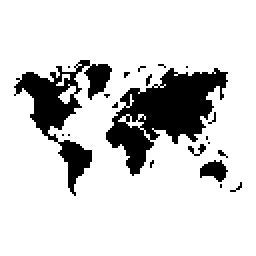
#> input picture QuadMDP/worldmap.png, 128 x 128 px, found by its file name (shown 2 times larger)
$ python smaller_env.py
#> lines starting #> are read from the running program, lines starting #| are printed output that depends on the picture; after the words box and inside, x2 and y2 are one past the last pixel; in counts of white or black regions, pixels touching at a corner belong together
### Demo/QuadTree.py
import numpy as np

class Point:
    """A point located at (x,y) in 2D space.

    Each Point object may be associated with a payload object.

    """

    def __init__(self, x, y, payload=None):
        self.x, self.y = x, y
        self.payload = payload

    def __repr__(self):
        return '{}: {}'.format(str((self.x, self.y)), repr(self.payload))
    def __str__(self):
        return 'P({:.2f}, {:.2f})'.format(self.x, self.y)

    # [6 lines left out: function distance_to, not called in this run]

    def draw(self, ax, **kwargs):
        ax.scatter(self.x, self.y,**kwargs)

class Rect:
    """A rectangle centred at (cx, cy) with width w and height h."""

    def __init__(self, cx, cy, w, h):
        self.cx, self.cy = cx, cy
        self.w, self.h = w, h
        self.west_edge, self.east_edge = cx - w/2, cx + w/2
        self.north_edge, self.south_edge = cy - h/2, cy + h/2

    def __repr__(self):
        return str((self.west_edge, self.east_edge, self.north_edge,
                self.south_edge))

    def __str__(self):
        return '({:.2f}, {:.2f}, {:.2f}, {:.2f})'.format(self.west_edge,
                    self.north_edge, self.east_edge, self.south_edge)

    def contains(self, point):
        """Is point (a Point object or (x,y) tuple) inside this Rect?"""

        try:
            point_x, point_y = point.x, point.y
        except AttributeError:
            point_x, point_y = point

        return (point_x >= self.west_edge and
                point_x <  self.east_edge and
                point_y >= self.north_edge and
                point_y < self.south_edge)

    # [20 lines left out: functions intersects, draw, drawFilled, not called in this run]

class QuadTree:
    """A class implementing a quadtree."""

    # [140 lines left out: functions __init__, __str__, divide, insert, query, query_circle and 3 more, not called in this run]

### QuadMDP/QuadMDP.py
#!/usr/bin/env python

""" QuadMDP.py """

from __future__ import annotations

__author__ = "Hayato Kato"

import os
import sys
dir = os.path.dirname(os.path.realpath(__file__))
sys.path.append(dir)

from copy import copy
from enum import *

import math
import time
import random
import numpy as np
from collections import defaultdict
import matplotlib.pyplot as plt
import copy

from QuadTree import Point, Rect

class QuadMDP:

	class Child(IntEnum):
		NW = 0
		NE = 1
		SW = 2
		SE = 3

	class Direction(Enum):
		# [4 lines of commented-out code are left out]
		N = 4
		S = 5
		W = 6
		E = 7

	def __init__(self, boundary, depth, parent = None):
		self.parent = parent
		self.child = []

		self.boundary = boundary
		self.depth = depth
		cx, cy = self.boundary.cx, self.boundary.cy
		self.point = Point(cx,cy,False)
		self.divided = False

	def divide(self):
		cx, cy = self.boundary.cx, self.boundary.cy
		w, h = self.boundary.w / 2, self.boundary.h / 2
		self.child.append(QuadMDP(Rect(cx - w/2, cy - h/2, w, h), self.depth - 1, self))
		self.child.append(QuadMDP(Rect(cx + w/2, cy - h/2, w, h), self.depth - 1, self))
		self.child.append(QuadMDP(Rect(cx - w/2, cy + h/2, w, h), self.depth - 1, self))
		self.child.append(QuadMDP(Rect(cx + w/2, cy + h/2, w, h), self.depth - 1, self))
		self.divided = True

	def insert(self, point):
		if not self.boundary.contains(point):
			return False

		if self.depth == 0:
			self.point = point
			return True

		if not self.divided:
			self.point = None
			self.divide()

		for index in self.Child:
			if self.child[index].insert(point):
				return True
		return False

	def findEmptySpace(self, depth:int) -> list[QuadMDP]:
		space = []
		if self.divided:
			for index in self.Child:
				space.extend(self.child[index].findEmptySpace(depth))
		else:
			if self.point.payload == False and self.depth >= depth:
				cx, cy = self.boundary.cx, self.boundary.cy
				space.append(self)
		return space

	def findLargerEqualNeighbor(self, direction):
		# If root node is reached
		if self.parent is None:
			return None
		'''
		if direction == self.Direction.NW: # 0
			node = None
			if   self.parent.child[self.Child.NW] == self:
				node = self.parent.findLargerEqualNeighbor(self.Direction.NW)
				return node if node is None or node.divided == False else node.child[self.Child.SE]
			elif self.parent.child[self.Child.NE] == self:
				node = self.parent.findLargerEqualNeighbor(self.Direction.N)
				return node if node is None or node.divided == False else node.child[self.Child.SW]
			elif self.parent.child[self.Child.SW] == self:
				node = self.parent.findLargerEqualNeighbor(self.Direction.W)
				return node if node is None or node.divided == False else node.child[self.Child.NE]
			elif self.parent.child[self.Child.SE] == self:
				return self.parent.child[self.Child.NW]

		elif direction == self.Direction.NE: # 1
			node = None
			if   self.parent.child[self.Child.NW] == self:
				node = self.parent.findLargerEqualNeighbor(self.Direction.N)
				return node if node is None or node.divided == False else node.child[self.Child.SE]
			elif self.parent.child[self.Child.NE] == self:
				node = self.parent.findLargerEqualNeighbor(self.Direction.NE)
				return node if node is None or node.divided == False else node.child[self.Child.SW]
			elif self.parent.child[self.Child.SW] == self:
				return self.parent.child[self.Child.NE]
			elif self.parent.child[self.Child.SE] == self:
				node = self.parent.findLargerEqualNeighbor(self.Direction.E)
				return node if node is None or node.divided == False else node.child[self.Child.NW]

		elif direction == self.Direction.SW: # 2
			node = None
			if   self.parent.child[self.Child.NW] == self:
				node = self.parent.findLargerEqualNeighbor(self.Direction.W)
				return node if node is None or node.divided == False else node.child[self.Child.SE]
			elif self.parent.child[self.Child.NE] == self:
				return self.parent.child[self.Child.SW]
			elif self.parent.child[self.Child.SW] == self:
				node = self.parent.findLargerEqualNeighbor(self.Direction.SW)
				return node if node is None or node.divided == False else node.child[self.Child.NE]
			elif self.parent.child[self.Child.SE] == self:
				node = self.parent.findLargerEqualNeighbor(self.Direction.S)
				return node if node is None or node.divided == False else node.child[self.Child.NW]

		elif direction == self.Direction.SE: # 3
			node = None
			if   self.parent.child[self.Child.NW] == self:
				return self.parent.child[self.Child.SE]
			elif self.parent.child[self.Child.NE] == self:
				node = self.parent.findLargerEqualNeighbor(self.Direction.E)
				return node if node is None or node.divided == False else node.child[self.Child.SW]
			elif self.parent.child[self.Child.SW] == self:
				node = self.parent.findLargerEqualNeighbor(self.Direction.S)
				return node if node is None or node.divided == False else node.child[self.Child.NE]
			elif self.parent.child[self.Child.SE] == self:
				node = self.parent.findLargerEqualNeighbor(self.Direction.SE)
				return node if node is None or node.divided == False else node.child[self.Child.NW]
		'''
		if direction == self.Direction.N: # 4
			# If neighbor is located within same parent
			if self.parent.child[self.Child.SW] == self:
				return self.parent.child[self.Child.NW]
			if self.parent.child[self.Child.SE] == self:
				return self.parent.child[self.Child.NE]
			# Check parent's neighboring node for a child
			node = self.parent.findLargerEqualNeighbor(self.Direction.N)
			if node is None or node.divided == False:
				return node
			# Return neighboring parent node's child
			if self.parent.child[self.Child.NW] == self:
				return node.child[self.Child.SW]
			else:
				return node.child[self.Child.SE]

		elif direction == self.Direction.S: # 5
			# If neighbor is located within same parent
			if self.parent.child[self.Child.NW] == self:
				return self.parent.child[self.Child.SW]
			if self.parent.child[self.Child.NE] == self:
				return self.parent.child[self.Child.SE]
			# Check parent's neighboring node for a child
			node = self.parent.findLargerEqualNeighbor(self.Direction.S)
			if node is None or node.divided == False:
				return node
			# Return neighboring parent node's child
			if self.parent.child[self.Child.SW] == self:
				return node.child[self.Child.NW]
			else:
				return node.child[self.Child.NE]

		elif direction == self.Direction.W: # 6
			# If neighbor is located within same parent
			if self.parent.child[self.Child.NE] == self:
				return self.parent.child[self.Child.NW]
			if self.parent.child[self.Child.SE] == self:
				return self.parent.child[self.Child.SW]
			# Check parent's neighboring node for a child
			node = self.parent.findLargerEqualNeighbor(self.Direction.W)
			if node is None or node.divided == False:
				return node
			# Return neighboring parent node's child
			if self.parent.child[self.Child.NW] == self:
				return node.child[self.Child.NE]
			else:
				return node.child[self.Child.SE]

		elif direction == self.Direction.E: # 7
			# If neighbor is located within same parent
			if self.parent.child[self.Child.NW] == self:
				return self.parent.child[self.Child.NE]
			if self.parent.child[self.Child.SW] == self:
				return self.parent.child[self.Child.SE]
			# Check parent's neighboring node for a child
			node = self.parent.findLargerEqualNeighbor(self.Direction.E)
			if node is None or node.divided == False:
				return node
			# Return neighboring parent node's child
			if self.parent.child[self.Child.NE] == self:
				return node.child[self.Child.NW]
			else:
				return node.child[self.Child.SW]
		else:
			assert False
			return []

	def findSmallerNeighbor(self, neighbor, direction, depth):
		candidates = [] if neighbor is None else [neighbor]
		neighbors = []

		while len(candidates) > 0:
			if candidates[0].divided == False:
				if candidates[0].depth >= depth and candidates[0].point.payload == False:
					neighbors.append(candidates[0])
			else:
				#if direction == self.Direction.NW or direction == self.Direction.N or direction == self.Direction.W:
				if direction == self.Direction.N or direction == self.Direction.W:
					candidates.append(candidates[0].child[self.Child.SE])
				#if direction == self.Direction.NE or direction == self.Direction.N or direction == self.Direction.E:
				if direction == self.Direction.N or direction == self.Direction.E:
					candidates.append(candidates[0].child[self.Child.SW])
				#if direction == self.Direction.SW or direction == self.Direction.S or direction == self.Direction.W:
				if direction == self.Direction.S or direction == self.Direction.W:
					candidates.append(candidates[0].child[self.Child.NE])
				#if direction == self.Direction.SE or direction == self.Direction.S or direction == self.Direction.E:
				if direction == self.Direction.S or direction == self.Direction.E:
					candidates.append(candidates[0].child[self.Child.NW])
			candidates.remove(candidates[0])
		return neighbors

	# Return a list of QuadMDP that are neighbors to this particular QuadMDP
	# • Neighbors entail that a particular QuadMDP is touching the other QuadMDP by at least a point
	# • Works only for QuadMDP objects that are leaves (does not divide into another QuadMDP)
	def findNeighbors(self, depth:int=0) -> list[QuadMDP]:
		# Find all larger or equal sized nodes
		candidates = []
		directions = []
		for direction in self.Direction:
			neighbor = self.findLargerEqualNeighbor(direction)
			if neighbor != None and neighbor not in candidates:
				candidates.append(neighbor)
				directions.append(direction)
		neighbors = []
		for candidate,direction in zip(candidates,directions):
			neighbors.extend(self.findSmallerNeighbor(candidate,direction,depth))
		return neighbors

	# Returns a QuadMDP that contains the given point within its boundary
	# [114 lines left out: functions findContainedQuadMDP, generateGraph, getOptimalPath, getPathDFS_bcp, getPathDFSV2, getPathDFS and 1 more, not called in this run]


	def get_optimal_path(self, depth, initial_state, end_state):
		# Computes the shortest path to the end state
		path_list = [[initial_state]]
		k = 0
		while k < len(path_list) and k < 10000000:
			path = path_list[k]
			last_state = path[-1]
			neighbors = last_state.findNeighbors(depth)
			for neighbor in neighbors:
				if neighbor == end_state:
					return path + [neighbor]
				else:
					if neighbor not in path and path + [neighbor] not in path_list:
						path_list.append(path + [neighbor])
			k += 1

		#print("no path detected")

	def getTuple(self) -> tuple:
		return (self.point.x, self.point.y)

	# [15 lines left out: function projectToState, not called in this run]

	def draw(self, ax, border:bool=True):
		if self.divided:
			for index in self.Child:
				self.child[index].draw(ax,border)
		else:
			if border:
				self.boundary.draw(ax)
			if self.point.payload is True:
				x = self.point.x
				y = self.point.y
				rx = [x-0.5,x+0.5,x+0.5,x-0.5]
				ry = [y-0.5,y-0.5,y+0.5,y+0.5]
				plt.fill(rx,ry,color='red',zorder=-2)

### QuadMDP/smaller_env.py

import numpy as np
import random
import time
import math
import matplotlib.pyplot as plt

from QuadTree import Point, Rect
from QuadMDP import QuadMDP
#from graph_utils import Graph
from PIL import Image

def main():
	print("Starting...")

	# Setup Figure
	fig = plt.figure()
	ax = plt.subplot()
	# Load Stationary Obstacle Image Data
	#image = plt.imread('QuadMDP/worldmap.png')
	img = Image.open('QuadMDP/worldmap.png')
#> img is the input picture: PIL image 128x128 L; 83.5% white; 21 black regions (17 under 20 px), largest, box (x1, y1, x2, y2) and area: (53, 34, 114, 88) 1506, (7, 30, 56, 98) 995, (100, 80, 114, 91) 97, (94, 72, 103, 78) 23
	image = np.asarray(img.resize((np.array(img.size)/2).astype(int)))
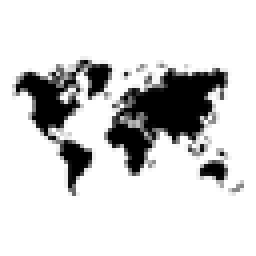
#> image: shape (64, 64) (shown 4 times larger); min 0, max 255, mean 212.9
	width, height = image.shape
#> width = 64; height = 64

	depth = (int)(math.log(width,2))
#> depth = 6
	print(depth)
#| 6

	# Initialize with bounds of Quadtree and depth of tree
	quad = QuadMDP(Rect(width/2-0.5,height/2-0.5,width,height),depth)

	# Iterate through all obstacles loaded from image
	for i in range(width):
		for j in range(height):
			if image[j,i] <= 200:
				quad.insert(Point(i,j,True))

	# Draw QuadMDP Structure
	# (border=False means dont draw the Quadtree decomposition but still draw the obstacles)
	quad.draw(ax, border=False)

	# Search empty states within quadtree
	# Parameter determines how deep we want to construct our quadtree
	# Smaller number means the deepest, i.e. more states
	# Larger number means more high level, i.e. less states
	S = quad.findEmptySpace(1)


	initial_state = S[0]
	goal_state = S[70]

	path = quad.get_optimal_path(1, initial_state, goal_state)
	sx = []
	sy = []

	for cState in S:
		sx.append(cState.point.x)
		sy.append(cState.point.y)
		#vertices.append(cState.getTuple())
		N = cState.findNeighbors(1)
		for nState in N:
			#edges.append((cState.getTuple(),nState.getTuple()))
			plt.plot([cState.point.x,nState.point.x],[cState.point.y,nState.point.y],color='b',lw=1,zorder=-1)
	for i in range(len(path)-1):
		cState, nState = path[i], path[i+1]
		plt.plot([cState.point.x,nState.point.x],[cState.point.y,nState.point.y],color='r',lw=1,zorder=-1)
	plt.scatter(sx,sy,2,color='k',edgecolor='k',zorder=0)
	print(path)
#> (printed output is left out)

	# Plot Formatting
	ax.set_xlim([-0.5,width-0.5])
	ax.set_ylim([-0.5,height-0.5])
	ax.invert_yaxis()
	ax.set_aspect('equal')
	plt.tight_layout()
	plt.show()
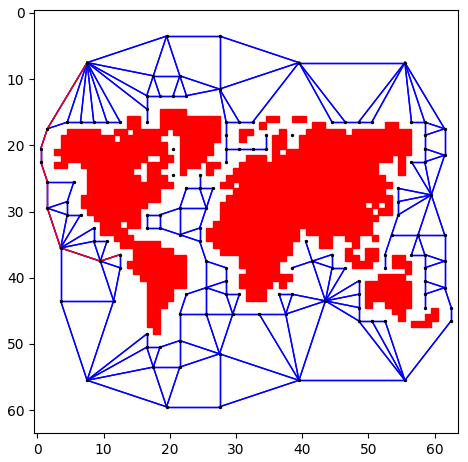
#> figure drawn by matplotlib, 1 panel

	"""

	# Go through each quadtree state and connect neighboring states with edges
	sx = []
	sy = []
	vertices = []
	edges = []
	for cState in S:
		sx.append(cState.point.x)
		sy.append(cState.point.y)
		vertices.append(cState.getTuple())
		N = cState.findNeighbors(1)
		for nState in N:
			edges.append((cState.getTuple(),nState.getTuple()))
			plt.plot([cState.point.x,nState.point.x],[cState.point.y,nState.point.y],color='b',lw=1,zorder=-1)
	plt.scatter(sx,sy,2,color='k',edgecolor='k',zorder=0)

	print('\nVertices(' + str(len(vertices)) + '):')
	print(vertices)
	print('\nEdges(' + str(len(edges)) + '):')
	print(edges)

	# Plot Formatting
	ax.set_xlim([-0.5,width-0.5])
	ax.set_ylim([-0.5,height-0.5])
	ax.invert_yaxis()
	ax.set_aspect('equal')
	plt.tight_layout()
	plt.show()
	"""
	print("Ending...")

if __name__ == '__main__':
	main()
